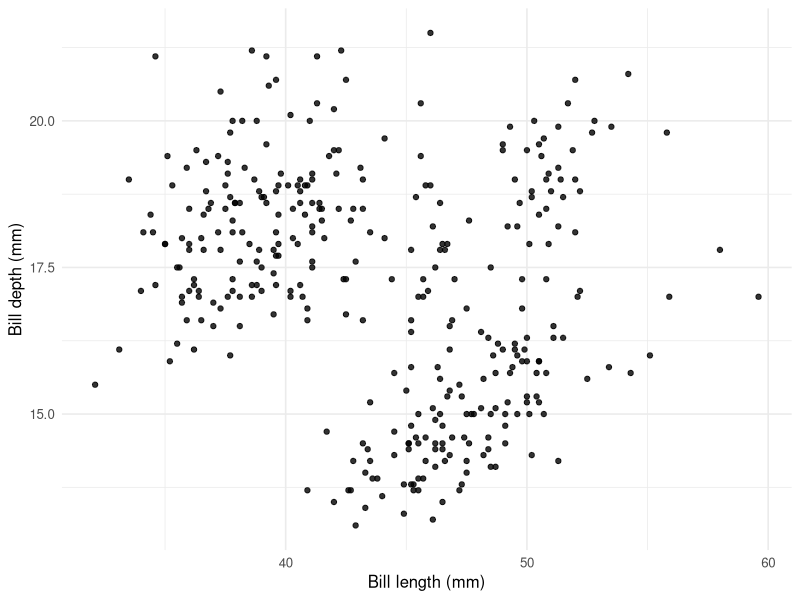

Write the R code that produced this figure.
## ---- chunk 1
#| label: setup
#| message: false
library(dplyr)
library(ggplot2)

data(penguins)

# TODO 2: Filter for `species == params$species` as well as the missing values.
one <- penguins |>
  filter(!is.na(bill_len), !is.na(bill_dep))
## ---- chunk 2
#| label: fig-bill
#| echo: false
#| fig-cap: "Bill length versus depth for one species."
#| fig-alt: "Scatter plot of bill depth against bill length for one penguin species."
# TODO 3b: Make `fig-cap` and `fig-alt` use `params$species` with `!expr`.
ggplot(one, aes(bill_len, bill_dep)) +
  geom_point(alpha = 0.8) +
  labs(x = "Bill length (mm)", y = "Bill depth (mm)") +
  theme_minimal(base_size = 12)
